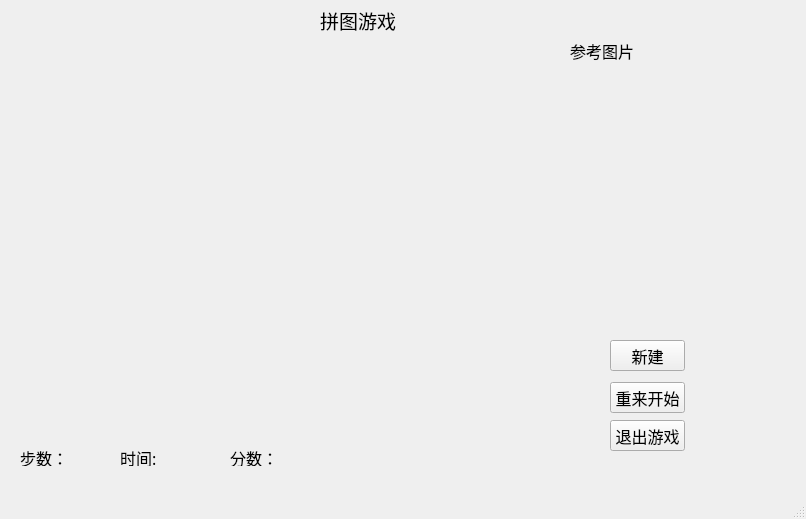
<?xml version="1.0" encoding="UTF-8"?>
<ui version="4.0">
 <class>MainWindow</class>
 <widget class="QMainWindow" name="MainWindow">
  <property name="geometry">
   <rect>
    <x>0</x>
    <y>0</y>
    <width>806</width>
    <height>519</height>
   </rect>
  </property>
  <property name="windowTitle">
   <string>yang</string>
  </property>
  <property name="styleSheet">
   <string notr="true">background-image: url(:/new/prefix1/lx.jpg);</string>
  </property>
  <widget class="QWidget" name="centralWidget">
   <widget class="QLabel" name="label_3">
    <property name="geometry">
     <rect>
      <x>60</x>
      <y>450</y>
      <width>54</width>
      <height>16</height>
     </rect>
    </property>
    <property name="styleSheet">
     <string notr="true">background-image: url(:/new/prefix2/chuyin.png);
background-image: url(:/new/prefix1/blank.JPG);</string>
    </property>
    <property name="text">
     <string/>
    </property>
   </widget>
   <widget class="QLabel" name="time_label">
    <property name="geometry">
     <rect>
      <x>170</x>
      <y>450</y>
      <width>54</width>
      <height>16</height>
     </rect>
    </property>
    <property name="styleSheet">
     <string notr="true">background-image: url(:/new/prefix2/chuyin.png);
background-image: url(:/new/prefix1/blank.JPG);</string>
    </property>
    <property name="text">
     <string/>
    </property>
   </widget>
   <widget class="myBtn" name="btn">
    <property name="geometry">
     <rect>
      <x>610</x>
      <y>340</y>
      <width>75</width>
      <height>31</height>
     </rect>
    </property>
    <property name="font">
     <font>
      <pointsize>12</pointsize>
     </font>
    </property>
    <property name="styleSheet">
     <string notr="true">color: rgb(255, 0, 0);
background-image: url(:/new/prefix2/chuyin.png);
color: rgb(0, 0, 0);</string>
    </property>
    <property name="text">
     <string>新建</string>
    </property>
   </widget>
   <widget class="QLabel" name="label">
    <property name="geometry">
     <rect>
      <x>480</x>
      <y>70</y>
      <width>241</width>
      <height>171</height>
     </rect>
    </property>
    <property name="styleSheet">
     <string notr="true">background-image: url(:/new/prefix2/chuyin.png);</string>
    </property>
    <property name="text">
     <string/>
    </property>
   </widget>
   <widget class="QLabel" name="label_2">
    <property name="geometry">
     <rect>
      <x>20</x>
      <y>450</y>
      <width>54</width>
      <height>16</height>
     </rect>
    </property>
    <property name="font">
     <font>
      <family>Aharoni</family>
      <pointsize>12</pointsize>
      <weight>9</weight>
      <italic>false</italic>
      <bold>false</bold>
     </font>
    </property>
    <property name="styleSheet">
     <string notr="true">background-image: url(:/new/prefix2/chuyin.png);
background-image: url(:/new/prefix1/blank.JPG);
font: 75 12pt &quot;Aharoni&quot;;</string>
    </property>
    <property name="text">
     <string>步数：</string>
    </property>
   </widget>
   <widget class="QLabel" name="label_4">
    <property name="geometry">
     <rect>
      <x>120</x>
      <y>450</y>
      <width>54</width>
      <height>16</height>
     </rect>
    </property>
    <property name="font">
     <font>
      <family>Aharoni</family>
      <pointsize>12</pointsize>
      <weight>9</weight>
      <italic>false</italic>
      <bold>false</bold>
     </font>
    </property>
    <property name="styleSheet">
     <string notr="true">background-image: url(:/new/prefix2/chuyin.png);
background-image: url(:/new/prefix1/blank.JPG);
font: 75 12pt &quot;Aharoni&quot;;</string>
    </property>
    <property name="text">
     <string>时间:</string>
    </property>
   </widget>
   <widget class="QLabel" name="label_5">
    <property name="geometry">
     <rect>
      <x>570</x>
      <y>40</y>
      <width>81</width>
      <height>21</height>
     </rect>
    </property>
    <property name="font">
     <font>
      <family>Aharoni</family>
      <pointsize>12</pointsize>
      <weight>9</weight>
      <italic>false</italic>
      <bold>false</bold>
     </font>
    </property>
    <property name="styleSheet">
     <string notr="true">background-image: url(:/new/prefix2/chuyin.png);
font: 75 12pt &quot;Aharoni&quot;;</string>
    </property>
    <property name="text">
     <string>参考图片</string>
    </property>
   </widget>
   <widget class="myBtn" name="pushButton">
    <property name="geometry">
     <rect>
      <x>610</x>
      <y>420</y>
      <width>75</width>
      <height>31</height>
     </rect>
    </property>
    <property name="font">
     <font>
      <pointsize>12</pointsize>
     </font>
    </property>
    <property name="styleSheet">
     <string notr="true">color: rgb(255, 0, 0);
background-image: url(:/new/prefix2/chuyin.png);
color: rgb(0, 0, 0);</string>
    </property>
    <property name="text">
     <string>退出游戏</string>
    </property>
   </widget>
   <widget class="myBtn" name="pushButton_2">
    <property name="geometry">
     <rect>
      <x>610</x>
      <y>382</y>
      <width>75</width>
      <height>31</height>
     </rect>
    </property>
    <property name="font">
     <font>
      <pointsize>12</pointsize>
     </font>
    </property>
    <property name="styleSheet">
     <string notr="true">color: rgb(255, 0, 0);
background-image: url(:/new/prefix2/chuyin.png);
color: rgb(0, 0, 0);</string>
    </property>
    <property name="text">
     <string>重来开始</string>
    </property>
   </widget>
   <widget class="QLabel" name="score_label">
    <property name="geometry">
     <rect>
      <x>290</x>
      <y>450</y>
      <width>54</width>
      <height>16</height>
     </rect>
    </property>
    <property name="styleSheet">
     <string notr="true">background-image: url(:/new/prefix2/chuyin.png);
background-image: url(:/new/prefix1/blank.JPG);</string>
    </property>
    <property name="text">
     <string/>
    </property>
   </widget>
   <widget class="QLabel" name="label_6">
    <property name="geometry">
     <rect>
      <x>230</x>
      <y>450</y>
      <width>54</width>
      <height>16</height>
     </rect>
    </property>
    <property name="font">
     <font>
      <family>Aharoni</family>
      <pointsize>12</pointsize>
      <weight>9</weight>
      <italic>false</italic>
      <bold>false</bold>
     </font>
    </property>
    <property name="styleSheet">
     <string notr="true">background-image: url(:/new/prefix2/chuyin.png);
background-image: url(:/new/prefix1/blank.JPG);
font: 75 12pt &quot;Aharoni&quot;;</string>
    </property>
    <property name="text">
     <string>分数：</string>
    </property>
   </widget>
   <widget class="QLabel" name="label_7">
    <property name="geometry">
     <rect>
      <x>320</x>
      <y>10</y>
      <width>281</width>
      <height>21</height>
     </rect>
    </property>
    <property name="font">
     <font>
      <family>Aharoni</family>
      <pointsize>14</pointsize>
      <weight>9</weight>
      <italic>false</italic>
      <bold>false</bold>
     </font>
    </property>
    <property name="styleSheet">
     <string notr="true">background-image: url(:/new/prefix2/chuyin.png);
font: 75 14pt &quot;Aharoni&quot;;</string>
    </property>
    <property name="text">
     <string>拼图游戏</string>
    </property>
   </widget>
   <zorder>score_label</zorder>
   <zorder>label_6</zorder>
   <zorder>label_4</zorder>
   <zorder>time_label</zorder>
   <zorder>label_2</zorder>
   <zorder>label_3</zorder>
   <zorder>btn</zorder>
   <zorder>label</zorder>
   <zorder>label_5</zorder>
   <zorder>pushButton</zorder>
   <zorder>pushButton_2</zorder>
   <zorder>label_7</zorder>
  </widget>
  <widget class="QStatusBar" name="statusBar"/>
 </widget>
 <layoutdefault spacing="6" margin="11"/>
 <customwidgets>
  <customwidget>
   <class>myBtn</class>
   <extends>QPushButton</extends>
   <header location="global">mybtn.h</header>
  </customwidget>
 </customwidgets>
 <resources/>
 <connections/>
</ui>
